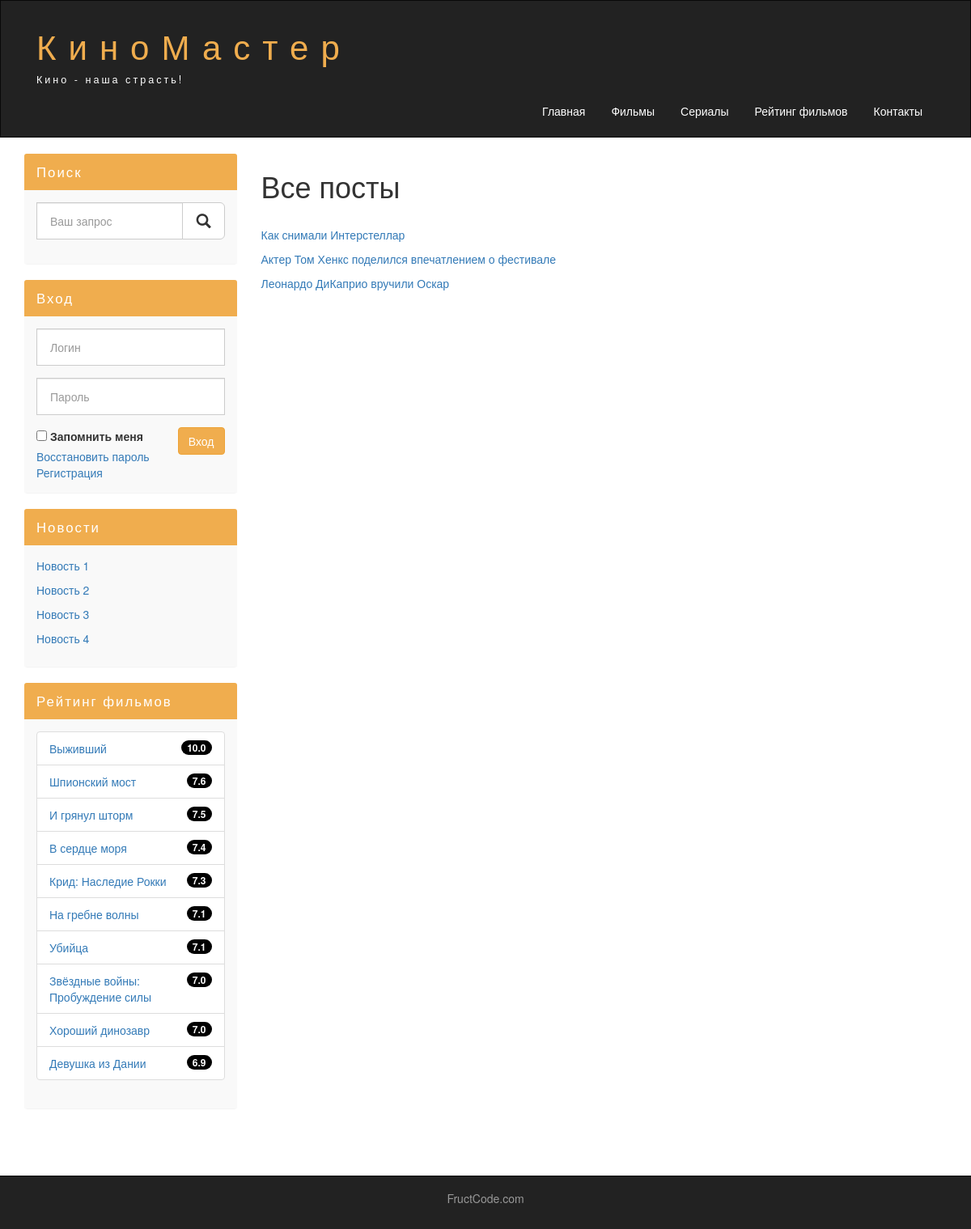
Screenshot of /index.php/posts with the database file from the repository.
### tables this page shows
CREATE TABLE `posts` (
  `id` tinyint(20) NOT NULL,
  `title` varchar(255) NOT NULL,
  `text` text NOT NULL,
  `slug` varchar(255) NOT NULL
);

CREATE TABLE `news` (
  `id` tinyint(20) NOT NULL,
  `title` varchar(255) NOT NULL,
  `text` text NOT NULL,
  `slug` varchar(255) NOT NULL
);

CREATE TABLE `movie` (
  `id` int(5) NOT NULL,
  `slug` varchar(255) NOT NULL,
  `name` varchar(255) NOT NULL,
  `descriptions` text NOT NULL,
  `year` int(4) NOT NULL,
  `rating` float(3,1) NOT NULL,
  `poster` varchar(255) NOT NULL,
  `player_code` varchar(255) NOT NULL,
  `director` varchar(255) NOT NULL,
  `add_date` datetime NOT NULL,
  `category_id` tinyint(4) NOT NULL
);

### application/controllers/Posts.php (called while the page is built, shortened)
<?php
class Posts extends MY_Controller {
	public function __construct() {
		parent::__construct();
		$this->load->model('Posts_model');
	}
	public function index() {
		$this->data['title'] = 'Все посты';
		$this->data['posts'] = $this->Posts_model->getPosts();
		$this->load->view('templates/header', $this->data);
		$this->load->view('posts/index', $this->data);
		$this->load->view('templates/footer');
	}
}

### index.php (called while the page is built, shortened)
<?php
require_once BASEPATH.'core/CodeIgniter.php';

### application/helpers/other_helper.php (called while the page is built, shortened)
<?php
	if(!function_exists('show_active_menu')) {
		function show_active_menu($slug, $category) {
			$result = "";
			return $result;
		}
	}

### application/libraries/Dx_auth.php (called while the page is built, shortened)
<?php if (!defined('BASEPATH')) exit('No direct script access allowed');
class DX_Auth
{
	function __construct()
	{
		$this->ci =& get_instance();
	}
	function _init()
	{
		$this->allow_registration = $this->ci->config->item('DX_allow_registration');
		$this->register_uri = $this->ci->config->item('DX_register_uri');
		$this->forgot_password_uri = $this->ci->config->item('DX_forgot_password_uri');
	}
	function is_admin()
	{
		return strtolower($this->ci->session->userdata('DX_role_name')) == 'admin';
	}
	function is_logged_in()
	{
		return $this->ci->session->userdata('DX_logged_in');
	}
}

### application/models/Posts_model.php (called while the page is built, shortened)
<?php
class Posts_model extends CI_Model {
	public function getPosts($slug = FALSE) {
		if ($slug === FALSE) {
			$query = $this->db->get('posts');
			return $query->result_array();
		}
		$query = $this->db->get_where('posts', array('slug' => $slug));
		return $query->row_array();
	}
}

### application/models/News_model.php (called while the page is built, shortened)
<?php
class News_model extends CI_Model {
	public function getNews($slug = FALSE) {
		if ($slug === FALSE) {
			$query = $this->db->get('news');
			return $query->result_array();
		}
		$query = $this->db->get_where('news', array('slug' => $slug));
		return $query->row_array();
	}
}

### application/core/MY_Controller.php (called while the page is built, shortened)
<?php
class MY_Controller extends CI_Controller {
	public function __construct() {
		$this->data['news'] = $this->News_model->getNews();
		$this->data['films'] = $this->Films_model->getFilmsByRating(10);
	}
}

### application/models/Films_model.php (called while the page is built, shortened)
<?php
class Films_model extends CI_Model {
	public function getFilmsByRating($limit) {
		$query = $this->db
			->order_by('rating', 'desc')
			->where('category_id', 1)
			->where('rating>', 0)
			->limit($limit)
			->get('movie');
		return $query->result_array();
	}
}

### application/views/posts/index.php (the view, shortened to what this page needs)
<h1>Все посты</h1><br>
<?php if(!$this->dx_auth->is_admin()) { ?>
<?php foreach ($posts as $key => $value): ?>
	<p><a href="view/<?php echo $value['slug']; ?>"><?php echo $value['title']; ?></a>
<?php endforeach ?>
<?php   } ?>

### application/views/templates/header.php (shortened to what this page needs)
<!DOCTYPE html>
<html lang="ru">
  <head>
    <link href="/assets/css/bootstrap.min.css" rel="stylesheet">
    <link href="/assets/css/style.css" rel="stylesheet">
  </head>
  <body>
    <div class="container-fluid">
      <div class="row">
       <nav role="navigation" class="navbar navbar-inverse">
          <div class="container">
          <div class="navbar-header header">
            <div class="container">
              <div class="row">
                <div class="col-lg-12">
                  <h1><a href="/">КиноМастер</a></h1>
                  <p>Кино - наша страсть!</p>
                </div>
              </div>
            </div>
          </div>
            <div id="navbarCollapse" class="collapse navbar-collapse navbar-right">
              <ul class="nav nav-pills">
                <li <?php echo show_active_menu(0,0); ?>> <a href="/">Главная</a> </li>
                <li <?php echo show_active_menu('films', $category); ?>> <a href="/movies/type/films">Фильмы</a> </li>
                <li <?php echo show_active_menu('serials', $category); ?>> <a href="/movies/type/serials">Сериалы</a> </li>
                <li <?php echo show_active_menu('rating', 0); ?>> <a href="/rating">Рейтинг фильмов</a> </li>
                <li <?php echo show_active_menu('contact', 0); ?>> <a href="/contact">Контакты</a> </li>
              </ul>
            </div>
          </div>
       </nav>
      </div>
    </div>
    <div class="wrapper">
      <div class="container">
        <div class="row">
        <div class="col-lg-9 col-lg-push-3">

### application/views/templates/footer.php (shortened to what this page needs)
       </div>
          <?php $this->load->view('templates/menu', $news, $films); ?>
       </div>
      </div>
      <div class="clear"></div>
    </div>
    <footer>
      <div class="container">
        <p class="text-center"> <a href="https://fructcode.com">FructCode.com</a> </p>
      </div>
    </footer>
  </body>
</html>

### application/views/templates/menu.php (shortened to what this page needs)
<div class="col-lg-3 col-lg-pull-9">
          <div class="panel panel-info hidden-xs">
            <div class="panel-heading"><div class="sidebar-header">Поиск</div></div>
            <div class="panel-body">
              <form role="search" action = "/search/" method="get">
                <div class="form-group">
                  <div class="input-group">
                    <input type="search" name = "q_search" class="form-control input-lg" placeholder="Ваш запрос">
                    <div class="input-group-btn">
                      <button class="btn btn-default btn-lg" type="submit"><i class="glyphicon glyphicon-search"></i></button>
                    </div>
                  </div>
                </div>
              </form>
            </div>
          </div>
          <div class="panel panel-info">
            <div class="panel-heading"><div class="sidebar-header">Вход</div></div>
            <div class="panel-body">
              <?php if (!$this->dx_auth->is_logged_in()): ?>
              <?php
                $remember = array(
                  'name'  => 'remember',
                  'id'  => 'remember',
                  'value' => 1,
                  'checked' => set_value('remember'));
              ?>
              <form role="form" action="/auth/login/" method="post">
                <div class="form-group">
                  <input type="text"  class="form-control input-lg" placeholder="Логин" name="username">
                </div>
                <div class="form-group">
                  <input type="password" class="form-control input-lg" placeholder="Пароль" name="password">
                </div>
                <button type="submit" class="btn btn-warning pull-right">Вход</button>
                <dd>
                  <?php echo form_checkbox($remember);?> <?php echo form_label('Запомнить меня'.'<br>', $remember['id']);?>
                  <?php echo anchor($this->dx_auth->forgot_password_uri, 'Восстановить пароль'.'<br>');?>
                  <?php
                    if ($this->dx_auth->allow_registration) {
                      echo anchor($this->dx_auth->register_uri, 'Регистрация');
                    };
                  ?>
                </dd>
              </form>
              <?php else: ?>
                Здравствуйте, <?php echo $this->dx_auth->get_username(); ?>!
                <a href="/auth/logout/" class="btn btn-warning pull-right">Выход</a>
              <?php endif ?>
            </div>
          </div>
          <div class="panel panel-info">
            <div class="panel-heading"><div class="sidebar-header">Новости</div></div>
            <div class="panel-body">
              <?php foreach ($news as $key => $value): ?>
                <p><a href="/news/view/<?php echo $value['slug']; ?>"><?php echo $value['title']; ?></a></p>
              <?php endforeach ?>
            </div>
          </div>
          <div class="panel panel-info">
            <div class="panel-heading"><div class="sidebar-header">Рейтинг фильмов</div></div>
            <div class="panel-body">
                <ul class="list-group">
                  <?php foreach ($films as $key => $value): ?>
                    <li class="list-group-item list-group-warning">
                      <span class="badge"><?php echo $value['rating']; ?></span>
                      <a href="/movies/view/<?php echo $value['slug']; ?>"><?php echo $value['name']; ?></a>
                    </li>
                  <?php endforeach ?>
                </ul>
            </div>
          </div>
        </div>

### assets/css/style.css (style rules this page uses)
.header a, a:hover { color: #f0ad4e; text-decoration: none; }
.header h1 { letter-spacing: 15px; font-size: 300%; }
.header p { color: white !important; font-size: 90%; letter-spacing: 3px; }
.nav-pills>li>a { color: #fff; }
.navbar-inverse { padding: 1%; border-radius: 0; }
.clear { clear: both; height: 63px; }
.wrapper { min-height: 100%; }
html, body { height: 100%; }
.panel { border: none; }
.panel-body { background-color: #f9f9f9; }
.panel-info>.panel-heading { background-color: #f0ad4e; color: white; border-color: transparent; }
.sidebar-header { font-size: 120%; letter-spacing: 2px; }
.form-control { border-radius: 0px; }
.input-lg { font-size: 14px; }
.badge { background-color: #000000; }
footer { color: #666; background: #222; padding: 17px 0 18px 0; border-top: 1px solid #000; }
footer a { color: #999; }

### rows the page displays
posts: title "Как снимали Интерстеллар"
posts: title "Актер Том Хенкс поделился впечатлением о фестивале"
posts: title "Леонардо ДиКаприо вручили Оскар"
news: title "Новость 1"
news: title "Новость 2"
news: title "Новость 3"
news: title "Новость 4"
movie: rating "10.0", name "Выживший"
movie: rating "7.6", name "Шпионский мост"
movie: rating "7.5", name "И грянул шторм"
movie: rating "7.4", name "В сердце моря"
movie: rating "7.3", name "Крид: Наследие Рокки"
movie: rating "7.1", name "На гребне волны"
movie: rating "7.1", name "Убийца"
movie: rating "7.0", name "Звёздные войны: Пробуждение силы"
movie: rating "7.0", name "Хороший динозавр"
movie: rating "6.9", name "Девушка из Дании"

### other values shown
form_label('Запомнить меня'.'<br>', $remember['id']) "Запомнить меня"
anchor($this->dx_auth->register_uri, 'Регистрация') "Регистрация"
